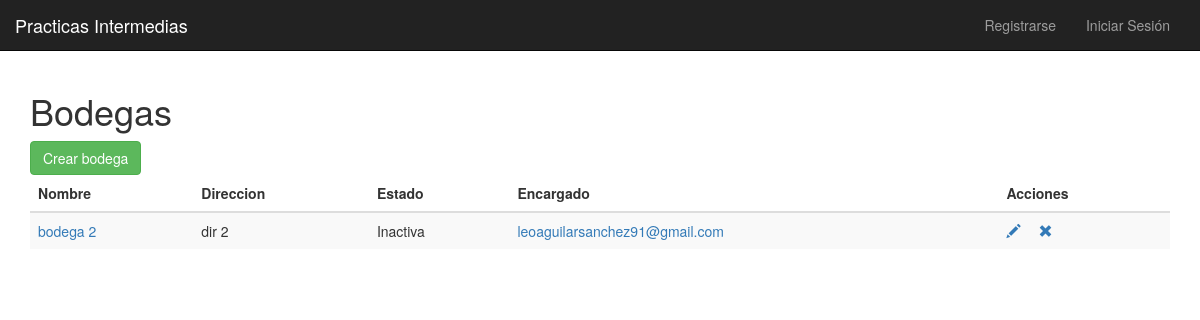
Before: /bodegas with the older database file.
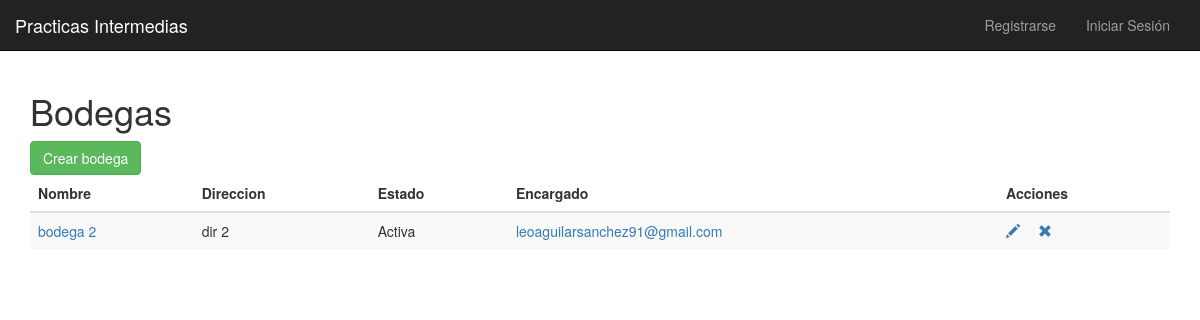
After: the same page with the newer database file.
### sedes/models.py (models this page shows, shortened)
class Bodega(models.Model):
    nombre = models.CharField(max_length=50)
    direccion = models.CharField(max_length=500)
    activada = models.BooleanField(default= True)
    encargado = models.ForeignKey('Usuario', on_delete=models.CASCADE)
    productos = models.ManyToManyField('Producto', through='BodegaProducto')

class Usuario(AbstractBaseUser, PermissionsMixin):
    dpi = models.BigIntegerField(
        unique=True,
        validators=[
            MaxValueValidator(9999999999999),
            MinValueValidator(100000000000)
        ]
    )
    nombre = models.CharField(max_length=300)
    fecha_nacimiento = models.DateField('Fecha Nacimiento')
    email = models.EmailField(_('Correo Electronico'), primary_key=True)
    is_admin = models.BooleanField(default=False)
    is_staff = models.BooleanField(default=False)
    is_active = models.BooleanField(default=True)
    date_joined = models.DateTimeField(default=timezone.now)
    USERNAME_FIELD = 'email'
    REQUIRED_FIELDS = ['dpi', 'fecha_nacimiento']
    objects = CustomUserManager()
    class Meta:
        permissions = (("registrar_cliente", "Para registrar clientes de una sede"),
                   ("registrar_venta", "Para registrar ventas de productos"),
                   ("visualizar_reporte", "Para visualizar reportes de ventas"),
                   ("actualizar_inventario", "Para modificar la cantidad de productos del inventario"),
                   ("solicitar_transferencia", "Para solicitar una transferencia de productos"),
                   ("ordenes_transferencia_externa", "Para revisar ordenes de transferencias entre sedes"),
                   ("ordenes_transferencia_interna", "Para revisar ordenes de transferencias entre bodegas"),
                   ("ordenes_venta", "Para modificar el estado de entregado de una orden de venta"),
                   ("ordenes_transferencia", "Para modificar el estado de entregado de una orden de transferencia"))

### sedes/views.py (the view)
# urls.py: path('bodegas', views.BodegaList.as_view(), name='lista_bodegas'),
class BodegaList(ListView):
    model = Bodega
    template_name = 'bodegas/bodegas_list.html'

### sedes/templates/bodegas/bodegas_list.html
{% extends '../base.html' %}
{% block body_block %}
<h1>Bodegas</h1>
<a class="btn btn-success" href="{% url "crear_bodega" %}">Crear bodega</a>
<table class="table table-striped">
    <thead class="thead-dark">
        <tr>
            <th>Nombre</th>
            <th>Direccion</th>
            <th>Estado</th>
            <th>Encargado</th>
            <th colspan="3">Acciones</th>
        </tr>
    </thead>
    <tbody class="table-hover">
        {% for bodega in object_list %}
        <tr>
            <td><a href="{% url "detalle_bodega"  bodega.id  %}">{{ bodega.nombre }}</a></td>
            <td>{{ bodega.direccion }}</td>
            <td>{% if bodega.activada %}{{ "Activa" }}{% else %}{{ "Inactiva" }}{% endif %}</td>
            <td><a href='{% url "ver_usuario" bodega.encargado.dpi %}'>{{ bodega.encargado.email }}</a></td>
            <td>
                <a href="{% url "modificar_bodega"  bodega.id  %}"> <span class="glyphicon glyphicon-pencil">&nbsp;</span></a>
                <a href="{% url "eliminar_bodega"  bodega.id  %}"> <span class="glyphicon glyphicon-remove">&nbsp;</span></a>
            </td>
        </tr>
        {% endfor %}
    </tbody>
</table>
{% endblock %}

Changed rows visible on the page:
changed Bodega "bodega 2": value "Inactiva" → "Activa"
